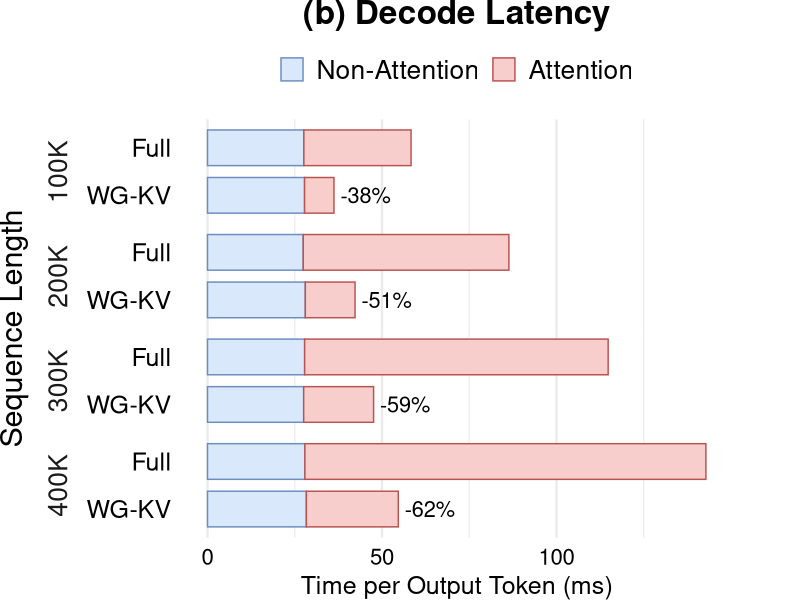

Write the R code that produced this figure.
library(tidyverse)

data <- read_csv("data/perf_2.csv") %>%
  filter(tokens %in% c("100K", "200K", "300K", "400K")) %>%
  mutate(
    tokens = fct_inorder(tokens),
    method = fct_relevel(method, "WG-KV", "Full"),
    component = fct_inorder(component)
  ) %>%
  group_by(tokens, method) %>%
  mutate(total_latency = sum(latency)) %>%
  ungroup()

reduction_labels <- data %>%
  distinct(tokens, method, total_latency) %>%
  group_by(tokens) %>%
  mutate(
    vanilla_latency = total_latency[method == "Full"],
    reduction = (total_latency - vanilla_latency) / vanilla_latency,
    label = if_else(
      method == "WG-KV",
      scales::label_percent(accuracy = 1)(reduction),
      ""
    )
  ) %>%
  ungroup()

fig <- ggplot(data, aes(x = latency, y = method, fill = component, colour = component)) +
  geom_col(width = 0.75, position = position_stack(reverse = TRUE)) +
  geom_text(
    data = reduction_labels,
    aes(x = total_latency, y = method, label = label),
    hjust = -0.13,
    size = 5.5,
    inherit.aes = FALSE
  ) +
  facet_grid(tokens ~ ., switch = "y") +
  scale_fill_manual(
    values = c("Non-Attention" = "#DAE8FC", "Attention" = "#F8CECC"),
  ) +
  scale_colour_manual(
    values = c("Non-Attention" = "#6C8EBF", "Attention" = "#B85450"),
  ) +
  labs(
    title = "(b) Decode Latency",
    x = "Time per Output Token (ms)",
    y = "Sequence Length",
  ) +
  theme_minimal(base_size = 18) +
  theme(
    plot.title = element_text(size = 24, hjust = 0.5, face = "bold"),
    plot.margin = margin(0, 50, 0, 0),
    legend.position = "top",
    legend.title = element_blank(),
    legend.text = element_text(size = 19),
    axis.title.y = element_text(size = 22),
    axis.text.x = element_text(size = 16, colour = "black"),
    axis.text.y = element_text(size = 18, colour = "black"),
    strip.text.y = element_text(size = 19),
    strip.placement = "outside",
    panel.spacing = unit(0, "cm"),
    panel.grid.major.y = element_blank(),
    panel.grid.minor.y = element_blank(),
  )

ggsave("perf_2.pdf", fig, width = 5.5, height = 4.7, units = "in")
